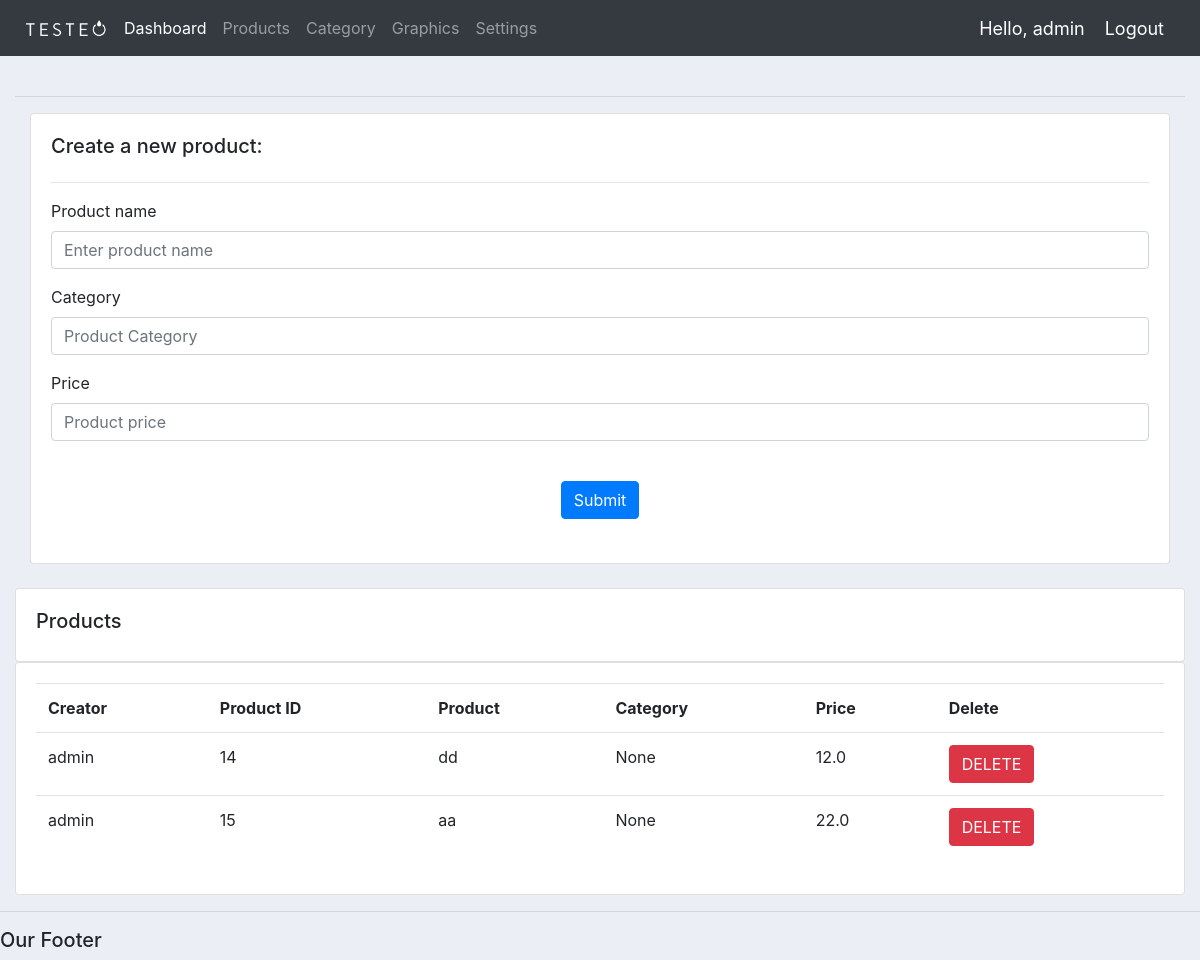
The app's page /products/ (signed in) with its own data.
### accounts/models.py (models this page shows, shortened)
class Product(models.Model):
	user = models.CharField(max_length=200, default="")
	name = models.CharField(max_length=200)
	price = models.FloatField()
	category = models.ForeignKey(Category, null=True, blank=True, on_delete=models.CASCADE)
	description = models.CharField(max_length=200, null=True, blank=True)
	date_created = models.DateTimeField(auto_now_add=True, null=True)
	tags = models.ManyToManyField(Tag)

### accounts/decorators.py (the view)
	def wrapper_function(request, *args, **kwargs):
		group = None
		if request.user.groups.exists():
			group = request.user.groups.all()[0].name
		if group == 'customer':
			return redirect('products_')
		if group == 'admin':
			return view_func(request, *args, **kwargs)

### accounts/views.py (called while the page is built)
@admin_only
def products(request):
	user = request.user
	print(" :) ")
	category = Category.objects.all()
	products = Product.objects.all()
	context = {'products':products, 'username':user, 'category':category}
	return render(request, 'accounts/products.html', context)

### accounts/templates/accounts/products.html (shortened to what this page needs)
{% extends 'accounts/main.html' %}
{% block content %}
    <br>
    <hr>
                <div class="col-md">
                    <div class="card card-body">
                        <h5>Create a new product:</h5>
                        <hr>
                            <div class="form-group mb-3">
                                <label>Product name</label>
                                <input type="text" class="form-control" name="name" placeholder="Enter product name" id="prod_name">
                            </div>
                            <div class="form-group mb-3">
                                <label>Category</label>
                                <input type="text" class="form-control" name="category" placeholder="Product Category" id="prod_cat">
                            </div>
                            <div class="form-group mb-3">
                                <label>Price</label>
                                <input type="number" class="form-control" name="price" placeholder="Product price" id="prod_price">
                            </div>
                            <div class="text-center mt-4">
                                <button type="submit" class="btn btn-primary" onclick="create_product()">Submit</button>
                            </div>
                        <br>
                    </div>
                </div>
            <br>
    <div class="row">
        <div class="col-md">
            <div class="card card-body">
                <h5>Products</h5>
            </div>
            <div class="card card-body">
                <table class="table">
                    <tr>
                        <th>Creator</th>
                        <th>Product ID</th>
                        <th>Product</th>
                        <th>Category</th>
                        <th>Price</th>
                        <th>Delete</th>
                    </tr>
                    {% for i in products %}
                        <tr>
                            <td>{{i.user}}</td>
                            <td>{{i.id}}</td>
                            <td>{{i.name}}</td>
                            <td>{{i.category}}</td>
                            <td>{{i.price}}</td>
                            <td><button class="btn btn-primary btn-danger" onClick="delete_product('{{i.id}}')" >DELETE</button></td>
                        </tr>
                    {% endfor %}
                </table>
            </div>
        </div>
    </div>
{% endblock content%}

### accounts/templates/accounts/navbar.html (shortened to what this page needs)
{% load static %}
<nav class="navbar navbar-expand-lg navbar-dark bg-dark">
    <img src="{% static 'images/logo.png' %}" width="100px">
    <div class="collapse navbar-collapse" id="navbarNavDropdown">
      <ul class="navbar-nav">
        <li class="nav-item active">
          <a class="nav-link" href="{% url 'home' %}">Dashboard</a>
        </li>
        <li class="nav-item">
          <a class="nav-link" href="{% url 'products' %}">Products</a>
        </li>
        <li class="nav-item">
          <a class="nav-link" href="{% url 'category' %}">Category</a>
        </li>
        <li class="nav-item">
          <a class="nav-link" href="{% url 'graphics' %}">Graphics</a>
        </li>
        <li class="nav-item">
          <a class="nav-link" href="{% url 'account' %}">Settings</a>
        </li>
      </ul>
    </div>
    <span class="hello-msg">Hello, {{request.user}}</span>
    <span ><a  class="hello-msg" href="{% url 'logout' %}">Logout</a></span>
  </nav>
  {% load static %}

### static/css/main.css (style rules this page uses)
body { background-color: #ebeff5; }

### accounts/templates/accounts/navbar.html (style rules this page uses)
.hello-msg { font-size: 18px; color: #fff; margin-right: 20px; }

### records on screen
Product: user "admin", id "14", name "dd", category "None", price "12.0"
Product: user "admin", id "15", name "aa", category "None", price "22.0"

### other values on screen
{{ request.user }} "admin"
